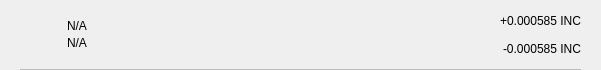
<?xml version="1.0" encoding="UTF-8"?>
<ui version="4.0">
 <class>TxRow</class>
 <widget class="QWidget" name="TxRow">
  <property name="geometry">
   <rect>
    <x>0</x>
    <y>0</y>
    <width>601</width>
    <height>70</height>
   </rect>
  </property>
  <property name="minimumSize">
   <size>
    <width>0</width>
    <height>40</height>
   </size>
  </property>
  <property name="windowTitle">
   <string>Form</string>
  </property>
  <layout class="QVBoxLayout" name="verticalLayout_3">
   <property name="spacing">
    <number>0</number>
   </property>
   <property name="leftMargin">
    <number>0</number>
   </property>
   <property name="topMargin">
    <number>0</number>
   </property>
   <property name="rightMargin">
    <number>0</number>
   </property>
   <property name="bottomMargin">
    <number>0</number>
   </property>
   <item>
    <widget class="QWidget" name="rowContainer" native="true">
     <layout class="QVBoxLayout" name="verticalLayout_2">
      <property name="spacing">
       <number>9</number>
      </property>
      <property name="leftMargin">
       <number>20</number>
      </property>
      <property name="topMargin">
       <number>9</number>
      </property>
      <property name="rightMargin">
       <number>20</number>
      </property>
      <property name="bottomMargin">
       <number>0</number>
      </property>
      <item>
       <widget class="QFrame" name="frame">
        <property name="styleSheet">
         <string notr="true">border:none;</string>
        </property>
        <property name="frameShape">
         <enum>QFrame::StyledPanel</enum>
        </property>
        <property name="frameShadow">
         <enum>QFrame::Raised</enum>
        </property>
        <layout class="QHBoxLayout" name="horizontalLayout" stretch="0,2,0">
         <property name="leftMargin">
          <number>0</number>
         </property>
         <property name="topMargin">
          <number>0</number>
         </property>
         <property name="rightMargin">
          <number>0</number>
         </property>
         <property name="bottomMargin">
          <number>0</number>
         </property>
         <item>
          <widget class="QPushButton" name="icon">
           <property name="focusPolicy">
            <enum>Qt::NoFocus</enum>
           </property>
           <property name="styleSheet">
            <string notr="true">border:none;</string>
           </property>
           <property name="text">
            <string/>
           </property>
           <property name="iconSize">
            <size>
             <width>28</width>
             <height>28</height>
            </size>
           </property>
          </widget>
         </item>
         <item>
          <layout class="QVBoxLayout" name="verticalLayout">
           <property name="spacing">
            <number>3</number>
           </property>
           <property name="leftMargin">
            <number>9</number>
           </property>
           <item>
            <widget class="QLabel" name="lblAddress">
             <property name="styleSheet">
              <string notr="true"/>
             </property>
             <property name="text">
              <string notr="true">N/A</string>
             </property>
             <property name="alignment">
              <set>Qt::AlignBottom|Qt::AlignLeading|Qt::AlignLeft</set>
             </property>
            </widget>
           </item>
           <item>
            <widget class="QLabel" name="lblDate">
             <property name="styleSheet">
              <string notr="true"/>
             </property>
             <property name="text">
              <string notr="true">N/A</string>
             </property>
             <property name="alignment">
              <set>Qt::AlignLeading|Qt::AlignLeft|Qt::AlignTop</set>
             </property>
            </widget>
           </item>
          </layout>
         </item>
         <item>
          <widget class="QWidget" name="containerAmounts" native="true">
           <property name="minimumSize">
            <size>
             <width>80</width>
             <height>0</height>
            </size>
           </property>
           <layout class="QVBoxLayout" name="verticalLayout_4">
            <property name="leftMargin">
             <number>0</number>
            </property>
            <property name="topMargin">
             <number>0</number>
            </property>
            <property name="rightMargin">
             <number>0</number>
            </property>
            <property name="bottomMargin">
             <number>0</number>
            </property>
            <item alignment="Qt::AlignRight">
             <widget class="QLabel" name="lblAmountTop">
              <property name="styleSheet">
               <string notr="true"/>
              </property>
              <property name="text">
               <string>+0.000585 INC</string>
              </property>
             </widget>
            </item>
            <item alignment="Qt::AlignRight">
             <widget class="QLabel" name="lblAmountBottom">
              <property name="styleSheet">
               <string notr="true"/>
              </property>
              <property name="text">
               <string>-0.000585 INC</string>
              </property>
             </widget>
            </item>
           </layout>
          </widget>
         </item>
        </layout>
       </widget>
      </item>
      <item>
       <widget class="QLabel" name="lblDivisory">
        <property name="minimumSize">
         <size>
          <width>0</width>
          <height>1</height>
         </size>
        </property>
        <property name="maximumSize">
         <size>
          <width>16777215</width>
          <height>1</height>
         </size>
        </property>
        <property name="styleSheet">
         <string notr="true">background-color:#bababa;</string>
        </property>
        <property name="text">
         <string/>
        </property>
        <property name="alignment">
         <set>Qt::AlignBottom|Qt::AlignLeading|Qt::AlignLeft</set>
        </property>
       </widget>
      </item>
     </layout>
    </widget>
   </item>
  </layout>
 </widget>
 <resources/>
 <connections/>
</ui>
